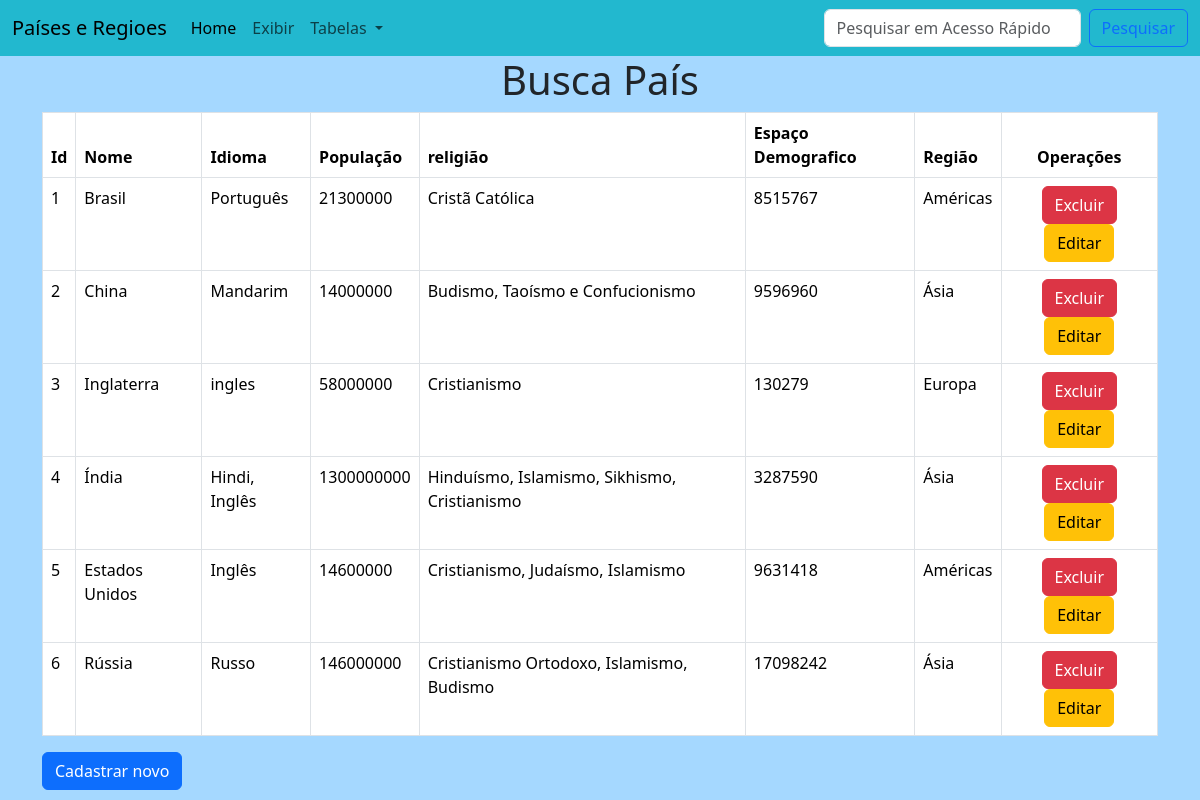
/projeto_paises/busca.php, run on the app's committed database.
### tables this page shows
CREATE TABLE `paises` (
  `id` int(11) NOT NULL AUTO_INCREMENT,
  `pais` varchar(60) DEFAULT NULL,
  `idioma` varchar(60) DEFAULT NULL,
  `populacao` int(60) DEFAULT NULL,
  `religiao` varchar(60) DEFAULT NULL,
  `espaco_geografico` int(60) DEFAULT NULL,
  `id_regiao` int(11) DEFAULT NULL,
  PRIMARY KEY (`id`)
);

CREATE TABLE `regioes` (
  `id` int(11) NOT NULL AUTO_INCREMENT,
  `nome_regiao` varchar(255) DEFAULT NULL,
  PRIMARY KEY (`id`)
);

### projeto_paises/busca.php (the view, shortened to what this page needs)
<!doctype html>
<html lang="pt-br">
  <head>
    <link href="https://cdn.jsdelivr.net/npm/bootstrap@5.3.1/dist/css/bootstrap.min.css" rel="stylesheet">
  </head>
  <body style="background-color: #a5d8ff;">
    <?php
        include "menu_paises.php";
    ?>
    <DIV class="container">
        <table class="table table-bordered">
            <thead class="thead-dark">
                <th>Id</th>
                <th>Nome</th>
                <th>Idioma</th>
                <th>População</th>
                <th>religião</th>
                <th>Espaço Demografico</th>
                <th>Região</th>
                <th class='text-center'>Operações</th>
            </thead>
            <?php
                include "conexao_paises.php";
                echo "<h1 class='text-center'>Busca País</h1>";
                $sql = "SELECT a.id, a.pais, a.idioma, a.populacao, a.religiao, a.espaco_geografico, a.id_regiao, b.nome_regiao FROM paises a JOIN regioes b ON a.id_regiao=b.id;";
                $sql = $con->query($sql);
                while ($linha =  $sql->fetch_assoc()){
                    echo "<tr><td>$linha[id]</td>
                    <td>$linha[pais]</td>
                    <td>$linha[idioma]</td>
                    <td>$linha[populacao]</td>
                    <td>$linha[religiao]</td>
                    <td>$linha[espaco_geografico]</td>
                    <td>$linha[nome_regiao]</td>
                    <td class='text-center'><a href='excluir_pais.php?id=$linha[id]' class='btn btn-danger' onclick=\"return confirm('Você realmente quer isso?')\">Excluir</a>  <a href=\"formulario_editar_paises.php?id=$linha[id]\" class='btn btn-warning'>Editar</a></td></tr> ";
                }
            ?>
        </table>
        <a href="formulario_inserir_pais.php" class="btn btn-primary">Cadastrar novo</a>
    </DIV>
  </body>
</html>

### projeto_paises/menu_paises.php (shortened to what this page needs)
<nav class="navbar navbar-expand-lg" style="background-color: #22b8cf;">
    <div class="container-fluid">
        <a class="navbar-brand" href="#">Países e Regioes</a>
        <div class="collapse navbar-collapse" id="navbarSupportedContent">
        <ul class="navbar-nav me-auto mb-2 mb-lg-0">
            <li class="nav-item">
            <a class="nav-link active" aria-current="page" href="#">Home</a>
            </li>
            <li class="nav-item">
            <a class="nav-link" href="#">Exibir</a>
            </li>
            <li class="nav-item dropdown">
            <a class="nav-link dropdown-toggle" href="#" role="button" data-bs-toggle="dropdown" aria-expanded="false">
                Tabelas
            </a>
        </ul>
        <form class="d-flex" role="search" method="post" action="busca.php">
            <input class="form-control me-2 " type="search" placeholder="Pesquisar em Acesso Rápido" name="pais" aria-label="Search">
            <button class="btn btn-outline-primary " type="submit">Pesquisar</button>
        </form>
        </div>
    </div>
    </nav>

### data on the page
paises: id "1", pais "Brasil", idioma "Português", populacao "21300000", religiao "Cristã Católica", espaco_geografico "8515767", regioes.nome_regiao "Américas"
paises: id "2", pais "China", idioma "Mandarim", populacao "14000000", religiao "Budismo, Taoísmo e Confucionismo", espaco_geografico "9596960", regioes.nome_regiao "Ásia"
paises: id "3", pais "Inglaterra", idioma "ingles", populacao "58000000", religiao "Cristianismo", espaco_geografico "130279", regioes.nome_regiao "Europa"
paises: id "4", pais "Índia", idioma "Hindi, Inglês", populacao "1300000000", religiao "Hinduísmo, Islamismo, Sikhismo, Cristianismo", espaco_geografico "3287590", regioes.nome_regiao "Ásia"
paises: id "5", pais "Estados Unidos", idioma "Inglês", populacao "14600000", religiao "Cristianismo, Judaísmo, Islamismo", espaco_geografico "9631418", regioes.nome_regiao "Américas"
paises: id "6", pais "Rússia", idioma "Russo", populacao "146000000", religiao "Cristianismo Ortodoxo, Islamismo, Budismo", espaco_geografico "17098242", regioes.nome_regiao "Ásia"
